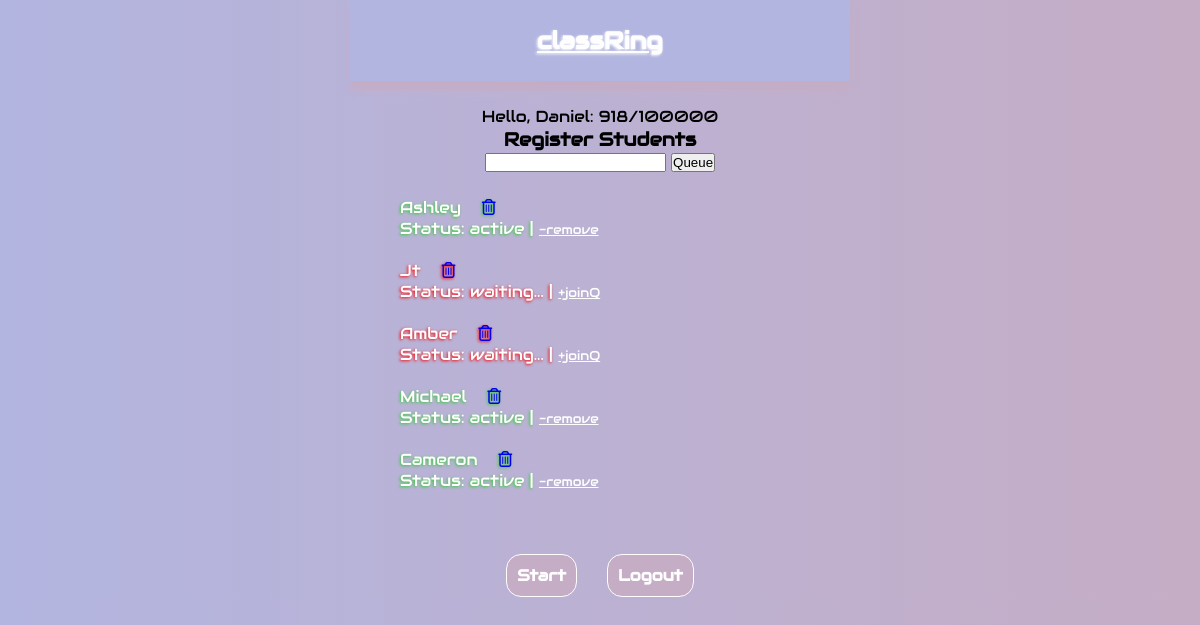
/dash (signed in), run on an earlier commit of the app's database.
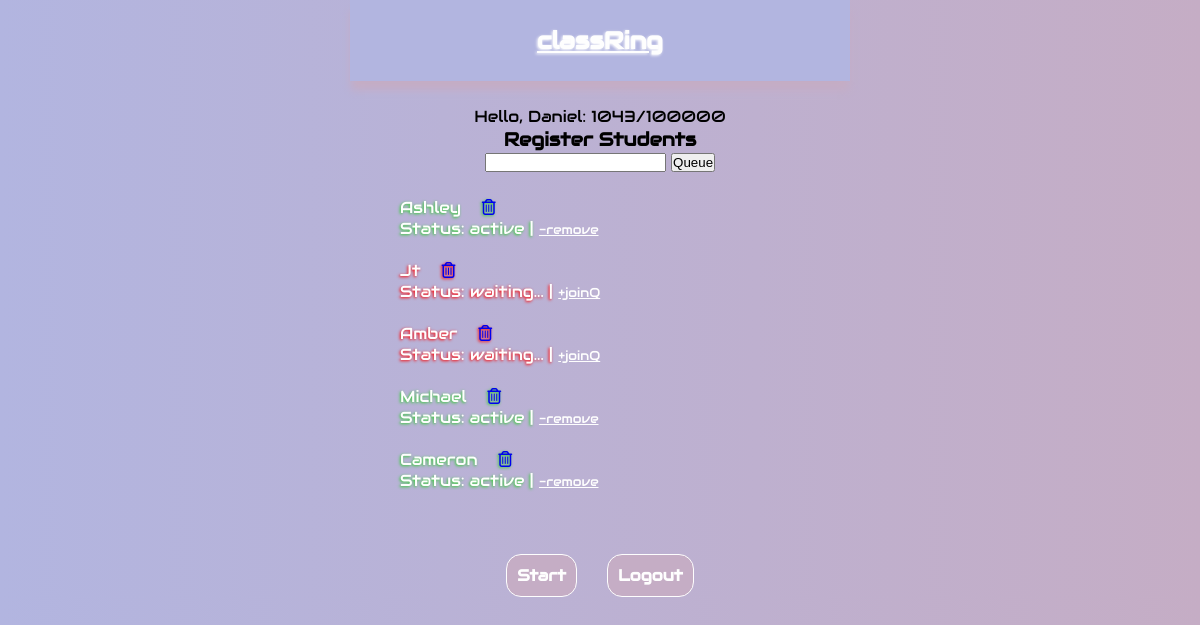
And on a later commit of the database.
### classRing/models.py (models this page shows, shortened)
class Admin(db.Model, UserMixin):
    id = db.Column(db.Integer, primary_key=True, autoincrement=True)
    name = db.Column(db.String(50), nullable=False)
    password = db.Column(db.String(50), nullable=False)
    current_value = db.Column(db.Integer, default=0)
    target_value = db.Column(db.Integer, default=int(100000))
    students = db.relationship('Student', backref='admin', lazy=True)

class Student(db.Model):
    id = db.Column(db.Integer, primary_key=True, autoincrement=True)
    name = db.Column(db.String(50), nullable=False)
    is_active = db.Column(db.Boolean, default=False)
    admin_id = db.Column(db.Integer, db.ForeignKey('admin.id'), nullable=False)
    ring = db.relationship('Ring', backref='student', uselist=False, lazy=True)

### classRing/main.py (the view, shortened to what this page needs)
@mainBP.route('/dash', methods=('GET', 'POST'))
@login_required
def dash():
    form = StudentForm()
    students = Student.query.filter_by(admin_id=current_user.id).all()
    return render_template('dash.html', form=form, students=students)

### classRing/forms.py
class StudentForm(FlaskForm):
    name = StringField('Name', validators=[DataRequired()])
    submit = SubmitField('Queue')

### classRing/main.py (called while the page is built)
@login_manager.user_loader
def load_user(user_id):
    return Admin.query.get(user_id)

### classRing/templates/dash.html (shortened to what this page needs)
{% extends "base.html" %}  {% block content %}
<div class="greeting-block">
  <p>
    Hello, {{ current_user.name }}: {{ current_user.current_value }}/{{
    current_user.target_value }}
  </p>
  <h3>Register Students</h3>
</div>
<form id="register-student-form" method="post">
  {{ form.csrf_token }} {{ form.name }} {{ form.submit }}
</form>
<ul id="student-queue">
  {% for student in students %} {% if student.is_active is sameas true %}
  <li class="go student active-student">
    {{ student.name }} &nbsp;&nbsp;
    <a href="{{ url_for('main.delete', sid=student.id) }}"
      ><i class="fa-regular fa-trash-can"></i
    ></a>
    <p class="status">
      Status: active |
      <a
        class="stop text-small"
        href="{{ url_for('main.deactivate', sid=student.id) }}"
        >-remove</a
      >
    </p>
    {% else %}
  <li class="stop student inactive-student">
    {{ student.name }} &nbsp;&nbsp;
    <a href="{{ url_for('main.delete', sid=student.id) }}"
      ><i class="fa-regular fa-trash-can"></i
    ></a>
    <p class="status">
      Status: waiting... |
      <a
        class="go text-small"
        href="{{ url_for('main.activate', sid=student.id) }}"
        >+joinQ</a
      >
    </p>
    {% endif %}
  </li>
  <br />
  {% endfor %}
</ul>
<br /><br />
<div class="btn-block">
  <a class="btn" href="{{ url_for('main.platform') }}">Start</a>
  <br /><br />
  <a href="{{ url_for('main.login') }}" class="btn">Logout</a>
</div>
{% endblock %}

### classRing/templates/base.html (shortened to what this page needs)
<!DOCTYPE html>
<html lang="en">
  <head>
    <link
      rel="stylesheet"
      href="{{ url_for('static', filename='style.css') }}"
    />
  </head>
  <body>
    <nav>
      <a class="text-glow text-centered" href="{{ url_for('main.dash') }}">
        <h1>classRing</h1>
      </a>
    </nav>
     {% block content %}{% endblock %}
  </body>
</html>

### classRing/static/style.css (style rules this page uses)
:root, :root.light { --bgDark: #b2b5e0; --bgLight: #c5adc5; --textDark: #c5adc5; --textLight: #c5adc5; --pure: #fefefe; --font: "Audiowide", sans-serif; }
* { box-sizing: border-box; margin: 0; padding: 0; }
body { margin: 0 auto; padding: 0; background-image: linear-gradient(90deg, var(--bgDark), var(--bgLight)); font-family: var(--font); min-width: 380px; max-width: 500px; }
nav { background-color: var(--bgDark); color: var(--textDark); display: flex; align-items: center; justify-content: center; padding: 5%; box-shadow: 0 10px 8px -1px var(--bgLight); margin-bottom: 25px; }
.go { color: var(--pure); text-shadow: -1px 1px 3px limegreen; }
.stop { color: var(--pure); text-shadow: -1px 1px 3px red; }
.text-glow { color: var(--pure); text-shadow: -1px 1px 3px var(--pure); }
.text-small { font-size: 0.8rem; text-shadow: none; color: var(--pure); }
.btn { color: var(--pure); font-weight: 800; border: 1px solid var(--pure); border-radius: 15px; background-color: var(--textDark); padding: 10px; text-decoration: none; }
.btn-block { display: flex; gap: 15px; justify-content: center; align-items: center; }
.greeting-block { text-align: center; }
form#register-student-form { text-align: center; margin-bottom: 25px; }
ul#student-queue { text-align: center; width: 80%; margin: 0 auto; list-style: none; }
ul#student-queue li { text-align: start; width: 100%; }

What changed in the data, as far as the page shows it:
changed Admin "Daniel": current_value "918" → "1043"
